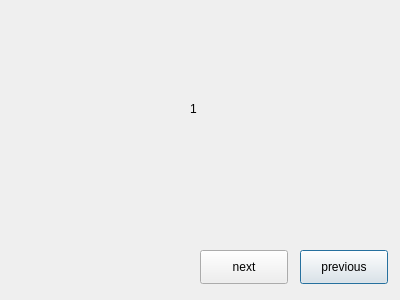
<?xml version="1.0" encoding="UTF-8"?>
<ui version="4.0">
 <class>Dialog</class>
 <widget class="QDialog" name="Dialog">
  <property name="geometry">
   <rect>
    <x>0</x>
    <y>0</y>
    <width>400</width>
    <height>300</height>
   </rect>
  </property>
  <property name="windowTitle">
   <string>Dialog</string>
  </property>
  <widget class="QLabel" name="label">
   <property name="geometry">
    <rect>
     <x>190</x>
     <y>100</y>
     <width>58</width>
     <height>18</height>
    </rect>
   </property>
   <property name="text">
    <string>1</string>
   </property>
  </widget>
  <widget class="QPushButton" name="pushButton2">
   <property name="geometry">
    <rect>
     <x>300</x>
     <y>250</y>
     <width>88</width>
     <height>34</height>
    </rect>
   </property>
   <property name="text">
    <string>previous</string>
   </property>
  </widget>
  <widget class="QPushButton" name="pushButton1">
   <property name="geometry">
    <rect>
     <x>200</x>
     <y>250</y>
     <width>88</width>
     <height>34</height>
    </rect>
   </property>
   <property name="text">
    <string>next</string>
   </property>
  </widget>
 </widget>
 <resources/>
 <connections/>
</ui>
